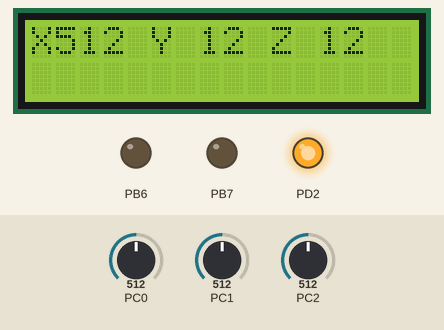
Recording of a program running on a simulated ATmega328P, built with avr-gcc and emulated at 16 MHz. Parts: 16×2 character LCD, output pins drawn as LEDs (lit = HIGH). Wiring (inferred from the signals the program sends): character LCD (HD44780): RS PB4; E PB5; data PB0, PB1, PB2, PB3. The inputs (shaded band) are chosen by the test bench; at power-on: PC0 = 512, PC1 = 512, PC2 = 512. The character LCD is taken to start in 4-bit mode; pins used as bus, display or sensor lines are not drawn.

Above: at 9.9 s.
10.0 s: PC0 set to 716
At 18.0 s:
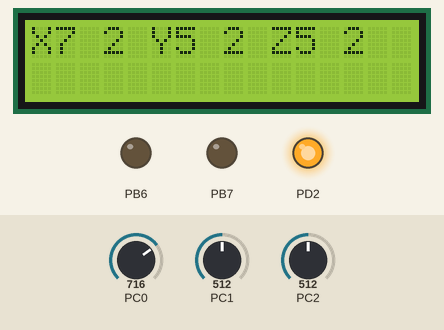
18.6 s: PC1 set to 104
At 29.2 s:
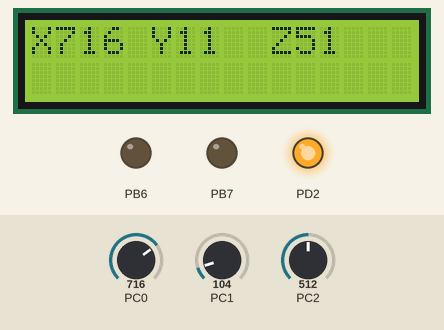
29.6 s: PC1 set to 94
At 40.4 s:
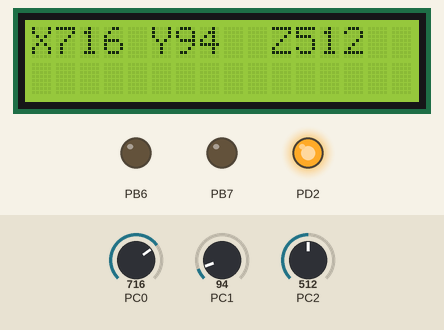
41.1 s: PC2 set to 991
At 52.1 s:
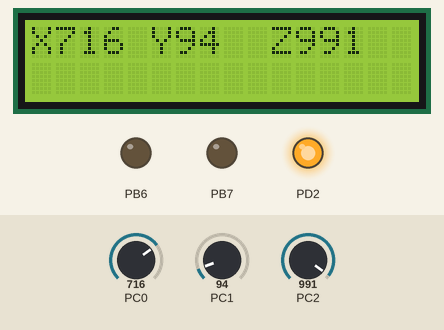
52.2 s: PC2 set to 1007
At 62.5 s:
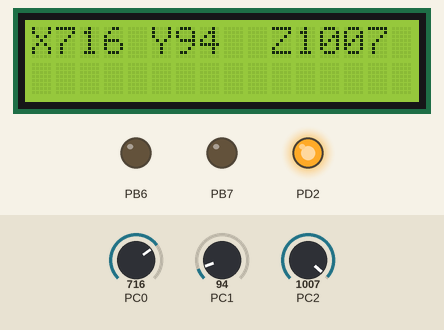
63.4 s: PC1 set to 122
At 77.2 s:
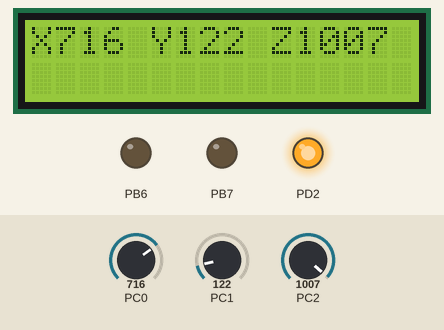
Timing chart, 0 to 78.4 s (numbered marks = the images above; inputs shaded):
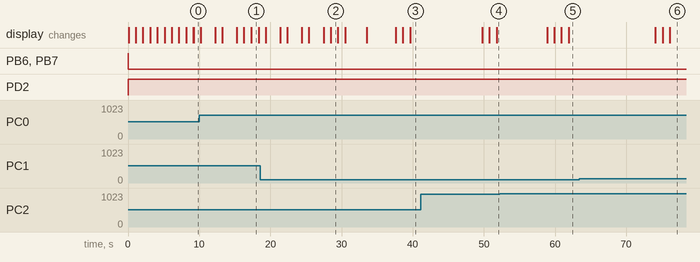

The program:

digitalProjekt.c
```c
/*
 * Lab4_right_.c *
 * Created: 2013-11-13 11:27:26
 * Author: Jenny
 */
#include <avr/io.h>
#include <util/delay.h> //För att _delay_ms() ska fungera
#include <avr/interrupt.h>
#include <stdlib.h>
#include <string.h>
#define F_CPU 16000000UL
#define BaudRate 9600
#define MYUBRR (F_CPU / 16 / BaudRate ) - 1


/************************************************************************
*Namn: putch_lc
*
*Syfte: lägga ut ett tecken på displayen *
*
*Indata: tecknet som skall skickas till displayen *
*
*Utdata: void
*
*Anropar:_delay_ms()
************************************************************************/
void putch_lcd(unsigned char data)
{
	PORTB = (1<<PC5)|(1<<PC4)|((data & 0xF0) >> 4);//E=1,RS=1 samt skickar de 4 höga-bitarna av tecknet till PORTC 0-3
	PORTB &= ~(1<<PC5); // E=0 nödvändig för att dislpayen ska läsa in datan
	_delay_us(1);
	PORTB = (1<<PC5)|(1<<PC4)|(data & 0x0F); //E=1,RS=1 samt skickar de 4 låga-bitarna av tecknet till PORTC 0-3
	PORTB &= ~(1<<PC5); // E=0
	_delay_ms(5); //väntar på displayen
}

/************************************************************************
*Namn: putcmd_lcd
*
*Syfte: skicka ett komando till displayen *
*
*Indata: kommandet som ska skickas
*
*Utdata: void
*
*Anropar:_delay_us(1)
************************************************************************/
void putcmd_lcd(unsigned char data)
{
	PORTB = (1<<PC5)|((data & 0xF0) >> 4);//E=1 samt skickar de 4 höga-bitarna av komandot till PORTC 0-3
	PORTB &= ~(1<<PC5); // E=0 nödvändig för att displayen ska läsa in datan
	_delay_us(1);
	// LCD Lower 4 bits data (DB3,DB2,DB1,DB0)
	PORTB = (1<<PC5)|(data & 0x0F); //E=1 samt skickar de 4 låga-bitarna av komandot till PORTC 0-3
	PORTB &= ~(1<<PC5);
	_delay_ms(5); // vänta på displayen
}

/************************************************************************
*Namn: init_lcd
*
*Syfte: initiera lcd-displayen(dmc16106c) *
*
*Indata: void
*
*Utdata: void
*
*Anropar:putcmd_lcd()
************************************************************************/
void init_lcd()
{
	_delay_ms(30); // väntar så att displayen hinner vakna
	putcmd_lcd(0x28); // sätter displayen i 4 bit mode och till två rader
	putcmd_lcd(0x0C); // display på, cursor av, blink av
	putcmd_lcd(0x01); // rensar displayen och sätter cursorn till position 0( längst till vänster på rad 1)
	putcmd_lcd(0x06); // Entry Mode Set: Increment, No shift
}
/*************************************************************************/
//interrupt

ISR(INT0_vect){

	DDRD = 1<<PIND7;		//tända en lysioide på pin7
	PORTD = 1<<PIND7;
	putcmd_lcd(0x01);       //resa skämen
	_delay_ms(10000);
	PORTD=0b00000000;        //nullställa portd
	}


/***********************************************************************
*Namn: main
*
*Syfte: behöver finnas
*
*Indata: void
*
*Utdata: en int
*
*Anropar:init_lcd(), putcmd_lcd(), putch_lcd(), _delay_ms() *
************************************************************************/
char m[4];
char n[4];
char s[4];
int count = 0;
int counter = 0;
int cou =0;
uint16_t X, Y, Z; //unsigned 16-bit integer

void taemotX(){
	itoa(X, s,10); //interger till asc code
	s[counter] = X; //tar emot X satt pa s array;
	counter++;
	putcmd_lcd(0x81);
	putch_lcd(s[0]); //skriver ut s;
	_delay_ms(1000);
	putch_lcd(s[1]);
	_delay_ms(1000);
	putch_lcd(s[2]);
	_delay_ms(1000);


}
void taemotY(){
	itoa(Y, m, 10);
	m[count]  =  Y;
	count++;
	putcmd_lcd(0x86);
	putch_lcd(m[0]);
	_delay_ms(1000);
	putcmd_lcd(0x87);
	putch_lcd(m[1]);
	_delay_ms(1000);
	putcmd_lcd(0x88);
	putch_lcd(m[2]);
	_delay_ms(1000);
}

void taemotZ(){
	itoa(Z, n, 10);
	n[cou]  =  Z;
	cou++;
	putcmd_lcd(0x8B);
	putch_lcd(n[0]);
	_delay_ms(1000);

	if(n[1]>0){
		putcmd_lcd(0x8C);
		putch_lcd(n[1]);
		_delay_ms(1000);}else{
		putcmd_lcd(0x8C);
		putch_lcd(0x11);
		putch_lcd(0x11);
		putch_lcd(0x11);
		putch_lcd(0x11);

	}
	if(n[2]>0){
		putcmd_lcd(0x8D);
		putch_lcd(n[2]);
		_delay_ms(1000);	}else{
		putcmd_lcd(0x8D);
		putch_lcd(0x11);
		putch_lcd(0x11);

	}
	if(n[3]>0){
		putcmd_lcd(0x8E);
	putch_lcd(n[3]);}
	else{
		putcmd_lcd(0x8E);
		putch_lcd(0x11);
	}

}

void ADC_omvandlingX(){
	ADMUX = (ADMUX & 0xf0 | 0x00);//satt den vanster 4 bit som utgång och adc for x
	ADCSRA |= 0x40;//start ADC
	while (ADCSRA & (1<<ADSC)){}// vanta tills adc  klar
	X=ADC;// hamta varde
}

void ADC_omvandlingY(){
	ADMUX = (ADMUX & 0xf0 | 0x01);//satt den vanster 4 bit som utgång och adc for x
	ADCSRA |= 0x40;
	while (ADCSRA & (1<<ADSC)){}
	Y=ADC;
}

void ADC_omvandlingZ(){
	ADMUX = (ADMUX & 0xf0 | 0x02);
	ADCSRA |= 0x40;
	while (ADCSRA & (1<<ADSC)){}//start conversion bit 6
	Z=ADC;
}


void initADC(){
	ADMUX = 0b01000000;//0 1 AVCC with external capacitor at AREF pin
	ADCSRA = 0;
	ADCSRA |= (1<<ADEN);//Writing this bit to one enables the ADC.
	ADCSRA |= (1<<ADPS0);//Timer/Counter1 Capture Event
	ADCSRA |= (1<<ADPS1);
	ADCSRA |= (1<<ADPS2);

}

int main(void)
{
	DDRB = 0xFF; // PORTB sätts till utgång
	PORTB = 0xFF; //nollställer PORTB
	init_lcd(); //initierar displayen
	initADC();
	//---------------------------------------------------------------interruptSetup();
	EIMSK = 1<<INT0;					// Enable INT0
	EICRA = 1<<ISC01 | 0<<ISC00;	// Trigger INT0 on following edge

    DDRD = 1<<PD2;		// Set PD2 as input (Using for interupt INT0)
    PORTD = 1<<PD2;		// Enable PD2 pull-up resistor
	sei();		//Enable Global Interrupt
	while(1){

		ADC_omvandlingX();
		ADC_omvandlingY();
		ADC_omvandlingZ();


	putcmd_lcd(0x80); //ställer kursern på rad ett plats ett
	putch_lcd(0x58);//Skriver ut text received från rx på displayen
	putcmd_lcd(0x85); //ställer kursern på rad ett plats ett
	putch_lcd(0x59);//Skriver ut text received från rx på displayen
	putcmd_lcd(0x8A); //ställer kursern på rad ett plats ett
	putch_lcd(0x5A);//Skriver ut text received från rx på displayen
	taemotX();
	taemotY();
	taemotZ();
	}


}


	
```

Measured:
- the behaviour switches between 100 and 99 on PC1 (found by bisection; images 2 and 3)
- the behaviour switches between 999 and 1000 on PC2 (found by bisection; images 4 and 5)
- after the input at 41.1 s, the display: first changes after 8.7 s (image 4 shows a later state)
- after the input at 52.2 s, the display: first changes after 6.7 s (image 5 shows a later state)
- after the input at 63.4 s, the display: first changes after 10.7 s (image 6 shows a later state)
- what the display in image 1 shows lasts 1.1 s, from 17.3 s to 18.4 s
